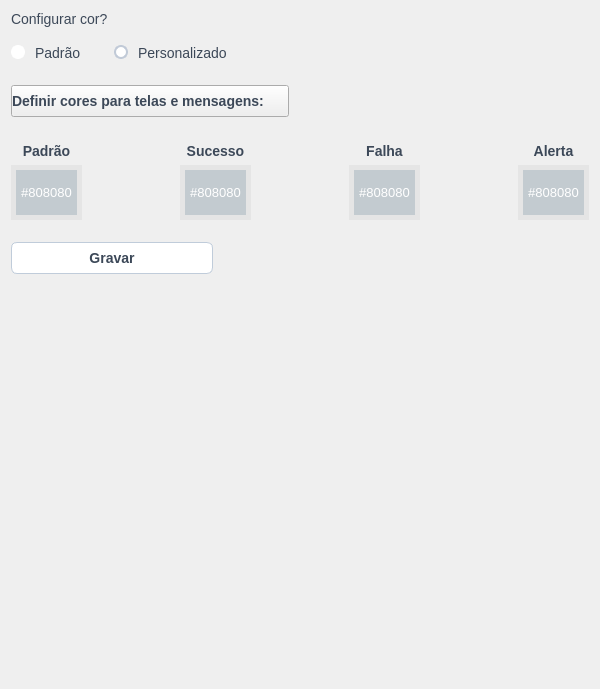
<?xml version="1.0" encoding="UTF-8"?>
<ui version="4.0">
 <class>ConfigAvancadasWidget</class>
 <widget class="QWidget" name="ConfigAvancadasWidget">
  <property name="geometry">
   <rect>
    <x>0</x>
    <y>0</y>
    <width>600</width>
    <height>689</height>
   </rect>
  </property>
  <property name="sizePolicy">
   <sizepolicy hsizetype="Preferred" vsizetype="Preferred">
    <horstretch>0</horstretch>
    <verstretch>0</verstretch>
   </sizepolicy>
  </property>
  <property name="maximumSize">
   <size>
    <width>600</width>
    <height>16777215</height>
   </size>
  </property>
  <property name="windowTitle">
   <string>Form</string>
  </property>
  <layout class="QGridLayout" name="gridLayout_2">
   <item row="1" column="0">
    <widget class="QWidget" name="widget" native="true">
     <property name="enabled">
      <bool>true</bool>
     </property>
     <property name="sizePolicy">
      <sizepolicy hsizetype="Minimum" vsizetype="Minimum">
       <horstretch>0</horstretch>
       <verstretch>0</verstretch>
      </sizepolicy>
     </property>
     <property name="maximumSize">
      <size>
       <width>16777215</width>
       <height>0</height>
      </size>
     </property>
     <property name="layoutDirection">
      <enum>Qt::LeftToRight</enum>
     </property>
     <property name="styleSheet">
      <string notr="true"/>
     </property>
     <layout class="QVBoxLayout" name="verticalLayout_2">
      <property name="spacing">
       <number>0</number>
      </property>
      <property name="leftMargin">
       <number>0</number>
      </property>
      <property name="topMargin">
       <number>0</number>
      </property>
      <property name="rightMargin">
       <number>0</number>
      </property>
      <property name="bottomMargin">
       <number>0</number>
      </property>
      <item>
       <layout class="QVBoxLayout" name="verticalLayoutCores">
        <property name="spacing">
         <number>0</number>
        </property>
       </layout>
      </item>
     </layout>
    </widget>
   </item>
   <item row="6" column="0">
    <spacer name="verticalSpacer_2">
     <property name="orientation">
      <enum>Qt::Vertical</enum>
     </property>
     <property name="sizeHint" stdset="0">
      <size>
       <width>20</width>
       <height>40</height>
      </size>
     </property>
    </spacer>
   </item>
   <item row="2" column="0" colspan="3">
    <widget class="QPushButton" name="btnDefinirCores">
     <property name="enabled">
      <bool>true</bool>
     </property>
     <property name="sizePolicy">
      <sizepolicy hsizetype="Maximum" vsizetype="Fixed">
       <horstretch>0</horstretch>
       <verstretch>0</verstretch>
      </sizepolicy>
     </property>
     <property name="minimumSize">
      <size>
       <width>200</width>
       <height>0</height>
      </size>
     </property>
     <property name="focusPolicy">
      <enum>Qt::NoFocus</enum>
     </property>
     <property name="layoutDirection">
      <enum>Qt::LeftToRight</enum>
     </property>
     <property name="styleSheet">
      <string notr="true">QPushButton {
    font-size: 14px;
    color: #3c4858;
    font-weight: 500;
   border: 1px solid rgba(0, 0, 0, .0);
    height: 30px;
    max-height: 30px;
    width: 270px;
    outline: none;
    text-align:left
}</string>
     </property>
     <property name="text">
      <string>Definir cores para telas e mensagens:</string>
     </property>
    </widget>
   </item>
   <item row="3" column="1">
    <spacer name="verticalSpacer">
     <property name="orientation">
      <enum>Qt::Vertical</enum>
     </property>
     <property name="sizeType">
      <enum>QSizePolicy::Fixed</enum>
     </property>
     <property name="sizeHint" stdset="0">
      <size>
       <width>20</width>
       <height>20</height>
      </size>
     </property>
    </spacer>
   </item>
   <item row="0" column="0" colspan="2">
    <layout class="QVBoxLayout" name="vblPersonalizadoPadrao">
     <property name="spacing">
      <number>16</number>
     </property>
     <property name="leftMargin">
      <number>0</number>
     </property>
     <property name="rightMargin">
      <number>0</number>
     </property>
     <property name="bottomMargin">
      <number>0</number>
     </property>
     <item>
      <widget class="OdinLabel" name="lblTipo">
       <property name="styleSheet">
        <string notr="true">font-size: 14px;
color: #3c4858;
font-weight: 400;
</string>
       </property>
       <property name="text">
        <string>Configurar cor?</string>
       </property>
      </widget>
     </item>
     <item>
      <layout class="QHBoxLayout" name="hblRadioButton">
       <property name="spacing">
        <number>32</number>
       </property>
       <item>
        <widget class="QRadioButton" name="rbPadrao">
         <property name="font">
          <font>
           <pointsize>-1</pointsize>
           <weight>50</weight>
           <bold>false</bold>
          </font>
         </property>
         <property name="cursor">
          <cursorShape>PointingHandCursor</cursorShape>
         </property>
         <property name="styleSheet">
          <string notr="true">QRadioButton {
    spacing : 10px;
    outline: none;
    font-size: 14px;
    font-weight: 400;
    color: #3c4858;
}

QRadioButton::indicator {
    width:                  10px;
    height:                 10px;
    border-radius:  7px;
}

QRadioButton::indicator:checked {
    background-color: palette( base);
    border:                 2px solid palette( base);
}

QRadioButton::indicator:unchecked {
    background-color:       white;
    border:                 2px solid #c1cad7;
}</string>
         </property>
         <property name="text">
          <string>Padrão</string>
         </property>
         <property name="checked">
          <bool>true</bool>
         </property>
        </widget>
       </item>
       <item>
        <widget class="QRadioButton" name="rbPersonalizado">
         <property name="cursor">
          <cursorShape>PointingHandCursor</cursorShape>
         </property>
         <property name="styleSheet">
          <string notr="true">QRadioButton {
    spacing : 10px;
    outline: none;
    font-size: 14px;
    font-weight: 400;
    color: #3c4858;
}

QRadioButton::indicator {
    width:                  10px;
    height:                 10px;
    border-radius:          7px;
}

QRadioButton::indicator:checked {
    background-color: palette( base );
    border:                 2px solid palette( base );
}

QRadioButton::indicator:unchecked {
    background-color:       white;
    border:                 2px solid #c1cad7;
}</string>
         </property>
         <property name="text">
          <string>Personalizado</string>
         </property>
        </widget>
       </item>
       <item>
        <spacer name="horizontalSpacer">
         <property name="orientation">
          <enum>Qt::Horizontal</enum>
         </property>
         <property name="sizeHint" stdset="0">
          <size>
           <width>40</width>
           <height>20</height>
          </size>
         </property>
        </spacer>
       </item>
      </layout>
     </item>
    </layout>
   </item>
   <item row="4" column="0" colspan="3">
    <layout class="QHBoxLayout" name="hblCores">
     <item>
      <layout class="QVBoxLayout" name="hblPadrao">
       <item>
        <widget class="OdinLabel" name="lblPadrao">
         <property name="styleSheet">
          <string notr="true">font-size: 14px;
color: #3c4858;
font-weight: 500;
width: 300px;</string>
         </property>
         <property name="text">
          <string>Padrão</string>
         </property>
         <property name="alignment">
          <set>Qt::AlignCenter</set>
         </property>
        </widget>
       </item>
       <item>
        <widget class="QPushButton" name="pbPadrao">
         <property name="palette">
          <palette>
           <active>
            <colorrole role="WindowText">
             <brush brushstyle="SolidPattern">
              <color alpha="255">
               <red>255</red>
               <green>255</green>
               <blue>255</blue>
              </color>
             </brush>
            </colorrole>
            <colorrole role="Button">
             <brush brushstyle="SolidPattern">
              <color alpha="255">
               <red>195</red>
               <green>203</green>
               <blue>208</blue>
              </color>
             </brush>
            </colorrole>
            <colorrole role="Light">
             <brush brushstyle="SolidPattern">
              <color alpha="255">
               <red>196</red>
               <green>225</green>
               <blue>255</blue>
              </color>
             </brush>
            </colorrole>
            <colorrole role="Midlight">
             <brush brushstyle="SolidPattern">
              <color alpha="255">
               <red>155</red>
               <green>192</green>
               <blue>231</blue>
              </color>
             </brush>
            </colorrole>
            <colorrole role="Dark">
             <brush brushstyle="SolidPattern">
              <color alpha="255">
               <red>57</red>
               <green>79</green>
               <blue>103</blue>
              </color>
             </brush>
            </colorrole>
            <colorrole role="Mid">
             <brush brushstyle="SolidPattern">
              <color alpha="255">
               <red>76</red>
               <green>106</green>
               <blue>138</blue>
              </color>
             </brush>
            </colorrole>
            <colorrole role="Text">
             <brush brushstyle="SolidPattern">
              <color alpha="255">
               <red>255</red>
               <green>255</green>
               <blue>255</blue>
              </color>
             </brush>
            </colorrole>
            <colorrole role="BrightText">
             <brush brushstyle="SolidPattern">
              <color alpha="255">
               <red>255</red>
               <green>255</green>
               <blue>255</blue>
              </color>
             </brush>
            </colorrole>
            <colorrole role="ButtonText">
             <brush brushstyle="SolidPattern">
              <color alpha="255">
               <red>255</red>
               <green>255</green>
               <blue>255</blue>
              </color>
             </brush>
            </colorrole>
            <colorrole role="Base">
             <brush brushstyle="SolidPattern">
              <color alpha="255">
               <red>195</red>
               <green>203</green>
               <blue>208</blue>
              </color>
             </brush>
            </colorrole>
            <colorrole role="Window">
             <brush brushstyle="SolidPattern">
              <color alpha="255">
               <red>195</red>
               <green>203</green>
               <blue>208</blue>
              </color>
             </brush>
            </colorrole>
            <colorrole role="Shadow">
             <brush brushstyle="SolidPattern">
              <color alpha="255">
               <red>0</red>
               <green>0</green>
               <blue>0</blue>
              </color>
             </brush>
            </colorrole>
            <colorrole role="AlternateBase">
             <brush brushstyle="SolidPattern">
              <color alpha="255">
               <red>184</red>
               <green>207</green>
               <blue>231</blue>
              </color>
             </brush>
            </colorrole>
            <colorrole role="ToolTipBase">
             <brush brushstyle="SolidPattern">
              <color alpha="255">
               <red>255</red>
               <green>255</green>
               <blue>220</blue>
              </color>
             </brush>
            </colorrole>
            <colorrole role="ToolTipText">
             <brush brushstyle="SolidPattern">
              <color alpha="255">
               <red>0</red>
               <green>0</green>
               <blue>0</blue>
              </color>
             </brush>
            </colorrole>    
           </active>
           <inactive>
            <colorrole role="WindowText">
             <brush brushstyle="SolidPattern">
              <color alpha="255">
               <red>255</red>
               <green>255</green>
               <blue>255</blue>
              </color>
             </brush>
            </colorrole>
            <colorrole role="Button">
             <brush brushstyle="SolidPattern">
              <color alpha="255">
               <red>195</red>
               <green>203</green>
               <blue>208</blue>
              </color>
             </brush>
            </colorrole>
            <colorrole role="Light">
             <brush brushstyle="SolidPattern">
              <color alpha="255">
               <red>196</red>
               <green>225</green>
               <blue>255</blue>
              </color>
             </brush>
            </colorrole>
            <colorrole role="Midlight">
             <brush brushstyle="SolidPattern">
              <color alpha="255">
               <red>155</red>
               <green>192</green>
               <blue>231</blue>
              </color>
             </brush>
            </colorrole>
            <colorrole role="Dark">
             <brush brushstyle="SolidPattern">
              <color alpha="255">
               <red>57</red>
               <green>79</green>
               <blue>103</blue>
              </color>
             </brush>
            </colorrole>
            <colorrole role="Mid">
             <brush brushstyle="SolidPattern">
              <color alpha="255">
               <red>76</red>
               <green>106</green>
               <blue>138</blue>
              </color>
             </brush>
            </colorrole>
            <colorrole role="Text">
             <brush brushstyle="SolidPattern">
              <color alpha="255">
               <red>255</red>
               <green>255</green>
               <blue>255</blue>
              </color>
             </brush>
            </colorrole>
            <colorrole role="BrightText">
             <brush brushstyle="SolidPattern">
              <color alpha="255">
               <red>255</red>
               <green>255</green>
               <blue>255</blue>
              </color>
             </brush>
            </colorrole>
            <colorrole role="ButtonText">
             <brush brushstyle="SolidPattern">
              <color alpha="255">
               <red>255</red>
               <green>255</green>
               <blue>255</blue>
              </color>
             </brush>
            </colorrole>
            <colorrole role="Base">
             <brush brushstyle="SolidPattern">
              <color alpha="255">
               <red>195</red>
               <green>203</green>
               <blue>208</blue>
              </color>
             </brush>
            </colorrole>
            <colorrole role="Window">
             <brush brushstyle="SolidPattern">
              <color alpha="255">
               <red>195</red>
               <green>203</green>
               <blue>208</blue>
              </color>
             </brush>
            </colorrole>
            <colorrole role="Shadow">
             <brush brushstyle="SolidPattern">
              <color alpha="255">
               <red>0</red>
               <green>0</green>
               <blue>0</blue>
              </color>
             </brush>
            </colorrole>
            <colorrole role="AlternateBase">
             <brush brushstyle="SolidPattern">
              <color alpha="255">
               <red>184</red>
               <green>207</green>
               <blue>231</blue>
              </color>
             </brush>
            </colorrole>
            <colorrole role="ToolTipBase">
             <brush brushstyle="SolidPattern">
              <color alpha="255">
               <red>255</red>
               <green>255</green>
               <blue>220</blue>
              </color>
             </brush>
            </colorrole>
            <colorrole role="ToolTipText">
             <brush brushstyle="SolidPattern">
              <color alpha="255">
               <red>0</red>
               <green>0</green>
               <blue>0</blue>
              </color>
             </brush>
            </colorrole>
           </inactive>
           <disabled>
            <colorrole role="WindowText">
             <brush brushstyle="SolidPattern">
              <color alpha="255">
               <red>255</red>
               <green>255</green>
               <blue>255</blue>
              </color>
             </brush>
            </colorrole>
            <colorrole role="Button">
             <brush brushstyle="SolidPattern">
              <color alpha="255">
               <red>195</red>
               <green>203</green>
               <blue>208</blue>
              </color>
             </brush>
            </colorrole>
            <colorrole role="Light">
             <brush brushstyle="SolidPattern">
              <color alpha="255">
               <red>196</red>
               <green>225</green>
               <blue>255</blue>
              </color>
             </brush>
            </colorrole>
            <colorrole role="Midlight">
             <brush brushstyle="SolidPattern">
              <color alpha="255">
               <red>155</red>
               <green>192</green>
               <blue>231</blue>
              </color>
             </brush>
            </colorrole>
            <colorrole role="Dark">
             <brush brushstyle="SolidPattern">
              <color alpha="255">
               <red>57</red>
               <green>79</green>
               <blue>103</blue>
              </color>
             </brush>
            </colorrole>
            <colorrole role="Mid">
             <brush brushstyle="SolidPattern">
              <color alpha="255">
               <red>76</red>
               <green>106</green>
               <blue>138</blue>
              </color>
             </brush>
            </colorrole>
            <colorrole role="Text">
             <brush brushstyle="SolidPattern">
              <color alpha="255">
               <red>255</red>
               <green>255</green>
               <blue>255</blue>
              </color>
             </brush>
            </colorrole>
            <colorrole role="BrightText">
             <brush brushstyle="SolidPattern">
              <color alpha="255">
               <red>255</red>
               <green>255</green>
               <blue>255</blue>
              </color>
             </brush>
            </colorrole>
            <colorrole role="ButtonText">
             <brush brushstyle="SolidPattern">
              <color alpha="255">
               <red>255</red>
               <green>255</green>
               <blue>255</blue>
              </color>
             </brush>
            </colorrole>
            <colorrole role="Base">
             <brush brushstyle="SolidPattern">
              <color alpha="255">
               <red>195</red>
               <green>203</green>
               <blue>208</blue>
              </color>
             </brush>
            </colorrole>
            <colorrole role="Window">
             <brush brushstyle="SolidPattern">
              <color alpha="255">
               <red>195</red>
               <green>203</green>
               <blue>208</blue>
              </color>
             </brush>
            </colorrole>
            <colorrole role="Shadow">
             <brush brushstyle="SolidPattern">
              <color alpha="255">
               <red>0</red>
               <green>0</green>
               <blue>0</blue>
              </color>
             </brush>
            </colorrole>
            <colorrole role="AlternateBase">
             <brush brushstyle="SolidPattern">
              <color alpha="255">
               <red>114</red>
               <green>159</green>
               <blue>207</blue>
              </color>
             </brush>
            </colorrole>
            <colorrole role="ToolTipBase">
             <brush brushstyle="SolidPattern">
              <color alpha="255">
               <red>255</red>
               <green>255</green>
               <blue>220</blue>
              </color>
             </brush>
            </colorrole>
            <colorrole role="ToolTipText">
             <brush brushstyle="SolidPattern">
              <color alpha="255">
               <red>0</red>
               <green>0</green>
               <blue>0</blue>
              </color>
             </brush>
            </colorrole>
           </disabled>
          </palette>
         </property>
         <property name="font">
          <font>
           <pointsize>10</pointsize>
          </font>
         </property>
         <property name="styleSheet">
          <string notr="true">background-color: #c3cbd0;
border: 5px solid #e5e5e5;
padding: 15px 5px;
color: white;</string>
         </property>
         <property name="text">
          <string>#808080</string>
         </property>
         <property name="flat">
          <bool>true</bool>
         </property>
        </widget>
       </item>
      </layout>
     </item>
     <item>
      <spacer name="horizontalSpacer_2">
       <property name="orientation">
        <enum>Qt::Horizontal</enum>
       </property>
       <property name="sizeType">
        <enum>QSizePolicy::Expanding</enum>
       </property>
       <property name="sizeHint" stdset="0">
        <size>
         <width>40</width>
         <height>20</height>
        </size>
       </property>
      </spacer>
     </item>
     <item>
      <layout class="QVBoxLayout" name="hblSucesso">
       <item>
        <widget class="OdinLabel" name="lblSucesso">
         <property name="styleSheet">
          <string notr="true">font-size: 14px;
color: #3c4858;
font-weight: 500;
width: 300px;</string>
         </property>
         <property name="text">
          <string>Sucesso</string>
         </property>
         <property name="alignment">
          <set>Qt::AlignCenter</set>
         </property>
        </widget>
       </item>
       <item>
        <widget class="QPushButton" name="pbSucesso">
         <property name="font">
          <font>
           <pointsize>10</pointsize>
          </font>
         </property>
         <property name="styleSheet">
          <string notr="true">background-color: #c3cbd0;
border: 5px solid #e5e5e5;
padding: 15px 5px;
color: white;</string>
         </property>
         <property name="text">
          <string>#808080</string>
         </property>
         <property name="flat">
          <bool>true</bool>
         </property>
        </widget>
       </item>
      </layout>
     </item>
     <item>
      <spacer name="horizontalSpacer_3">
       <property name="orientation">
        <enum>Qt::Horizontal</enum>
       </property>
       <property name="sizeHint" stdset="0">
        <size>
         <width>40</width>
         <height>20</height>
        </size>
       </property>
      </spacer>
     </item>
     <item>
      <layout class="QVBoxLayout" name="hblFalha">
       <item>
        <widget class="OdinLabel" name="lblFalha">
         <property name="styleSheet">
          <string notr="true">font-size: 14px;
color: #3c4858;
font-weight: 500;</string>
         </property>
         <property name="text">
          <string>Falha</string>
         </property>
         <property name="alignment">
          <set>Qt::AlignCenter</set>
         </property>
        </widget>
       </item>
       <item>
        <widget class="QPushButton" name="pbFalha">
         <property name="font">
          <font>
           <pointsize>10</pointsize>
          </font>
         </property>
         <property name="styleSheet">
          <string notr="true">background-color: #c3cbd0;
border: 5px solid #e5e5e5;
padding: 15px 5px;
color: white;</string>
         </property>
         <property name="text">
          <string>#808080</string>
         </property>
         <property name="flat">
          <bool>true</bool>
         </property>
        </widget>
       </item>
      </layout>
     </item>
     <item>
      <spacer name="horizontalSpacer_5">
       <property name="orientation">
        <enum>Qt::Horizontal</enum>
       </property>
       <property name="sizeHint" stdset="0">
        <size>
         <width>40</width>
         <height>20</height>
        </size>
       </property>
      </spacer>
     </item>
     <item>
      <layout class="QVBoxLayout" name="hblAlerta">
       <item>
        <widget class="OdinLabel" name="lblAlerta">
         <property name="styleSheet">
          <string notr="true">font-size: 14px;
color: #3c4858;
font-weight: 500;
width: 300px;</string>
         </property>
         <property name="text">
          <string>Alerta</string>
         </property>
         <property name="alignment">
          <set>Qt::AlignCenter</set>
         </property>
        </widget>
       </item>
       <item>
        <widget class="QPushButton" name="pbAlerta">
         <property name="font">
          <font>
           <pointsize>10</pointsize>
          </font>
         </property>
         <property name="styleSheet">
          <string notr="true">background-color: #c3cbd0;
border: 5px solid #e5e5e5;
padding: 15px 5px;
color: white;</string>
         </property>
         <property name="text">
          <string>#808080</string>
         </property>
         <property name="flat">
          <bool>true</bool>
         </property>
        </widget>
       </item>
      </layout>
     </item>
    </layout>
   </item>
   <item row="1" column="1">
    <spacer name="verticalSpacerCores">
     <property name="orientation">
      <enum>Qt::Vertical</enum>
     </property>
     <property name="sizeType">
      <enum>QSizePolicy::Fixed</enum>
     </property>
     <property name="sizeHint" stdset="0">
      <size>
       <width>20</width>
       <height>10</height>
      </size>
     </property>
    </spacer>
   </item>
   <item row="5" column="0">
    <layout class="QGridLayout" name="gridLayout">
     <property name="leftMargin">
      <number>0</number>
     </property>
     <property name="topMargin">
      <number>16</number>
     </property>
     <property name="rightMargin">
      <number>0</number>
     </property>
     <property name="bottomMargin">
      <number>0</number>
     </property>
     <item row="1" column="0">
      <widget class="QPushButton" name="btnSalvarCores">
       <property name="enabled">
        <bool>true</bool>
       </property>
       <property name="sizePolicy">
        <sizepolicy hsizetype="Fixed" vsizetype="Fixed">
         <horstretch>0</horstretch>
         <verstretch>0</verstretch>
        </sizepolicy>
       </property>
       <property name="minimumSize">
        <size>
         <width>0</width>
         <height>0</height>
        </size>
       </property>
       <property name="cursor">
        <cursorShape>PointingHandCursor</cursorShape>
       </property>
       <property name="mouseTracking">
        <bool>false</bool>
       </property>
       <property name="focusPolicy">
        <enum>Qt::NoFocus</enum>
       </property>
       <property name="styleSheet">
        <string notr="true">QPushButton {
    font-size: 14px;
    font-weight: 500;
    color: #3c4858;
    background-color:  #ffffff;
    border: 1px solid #c0ccda;
    border-radius: 6px;
    height: 30px;
    max-height: 30px;
    width: 200px;
    outline: none;
}

QPushButton:focus {
    border-style: solid; 
    border-width: 1px; 
    border-color: #04baee; 
}

QPushButton:disabled {
    color: #a8bac6;
}</string>
       </property>
       <property name="text">
        <string>Gravar</string>
       </property>
       <property name="autoDefault">
        <bool>false</bool>
       </property>
       <property name="flat">
        <bool>false</bool>
       </property>
      </widget>
     </item>
    </layout>
   </item>
  </layout>
 </widget>
 <customwidgets>
  <customwidget>
   <class>OdinLabel</class>
   <extends>QLabel</extends>
   <header>odin-label/odinlabel.h</header>
  </customwidget>
 </customwidgets>
 <tabstops>
  <tabstop>rbPadrao</tabstop>
  <tabstop>rbPersonalizado</tabstop>
 </tabstops>
 <resources/>
 <connections/>
</ui>
